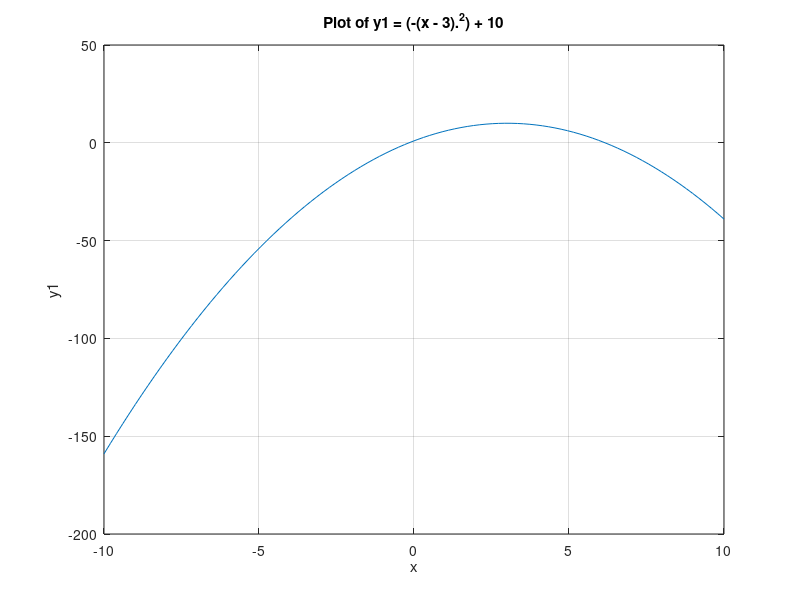

This figure's MATLAB source:
x = linspace(-10, 10);

y1 = (-(x - 3).^2) + 10;

plot(x, y1)
xlabel('x')
ylabel('y1')
title('Plot of y1 = (-(x - 3).^2) + 10')
grid on